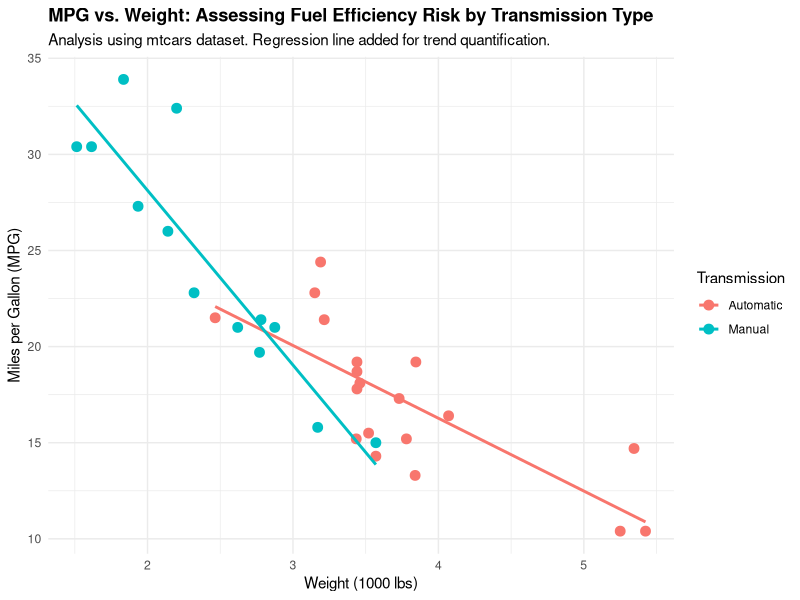

Here is the R script that generated this plot:
# Load required libraries
# install.packages(c("dplyr", "ggplot2"))
library(dplyr)
library(ggplot2)

# --- Step 1: Data Ingress and Preprocessing ---

# Load the built-in mtcars dataset
data(mtcars)
df <- mtcars # Assign to a standard data frame name for clarity

# Convert categorical variables to factors for accurate modeling/plotting
df$am <- factor(df$am, levels = c(0, 1), labels = c("Automatic", "Manual"))
df$cyl <- factor(df$cyl)
cat("Data loaded and categorical variables converted to factors.\n")

# --- Step 2: Feature Engineering (Creating a Key Performance Metric) ---

# Create a new feature: Horsepower per Unit Weight (hp/wt)
# This serves as an engineered performance metric crucial for quantitative analysis.
df <- df %>%
  mutate(
    HP_Per_Weight = hp / wt,
    Car_Name = rownames(mtcars) # Add car names for labeling
  )

cat("Engineered feature 'HP_Per_Weight' created (HP divided by 1000s of lbs).\n")
print(head(df[, c("mpg", "wt", "hp", "HP_Per_Weight")]))

# --- Step 3: Statistical Modeling (Linear Regression) ---

# Fit a linear model to predict Miles per Gallon (mpg) using Weight (wt),
# Horsepower (hp), and the new engineered feature (HP_Per_Weight).
# This tests the predictive power of the engineered metric.
model <- lm(mpg ~ wt + hp + HP_Per_Weight, data = df)

cat("\nLinear Regression Model Summary (Predicting MPG):\n")
print(summary(model))

# --- Step 4: Visualization (Scatter Plot with Regression Line) ---

# Plot the relationship between the key features and the target variable (mpg)
# Specifically visualize the strong inverse relationship between Weight (wt) and mpg,
# segmented by the transmission type (am).

p <- ggplot(df, aes(x = wt, y = mpg, color = am)) +
  geom_point(size = 3) +
  geom_smooth(method = "lm", se = FALSE) + # Add linear regression line for each group
  labs(
    title = "MPG vs. Weight: Assessing Fuel Efficiency Risk by Transmission Type",
    subtitle = "Analysis using mtcars dataset. Regression line added for trend quantification.",
    x = "Weight (1000 lbs)",
    y = "Miles per Gallon (MPG)",
    color = "Transmission"
  ) +
  theme_minimal() +
  theme(plot.title = element_text(face = "bold"))

# Save the plot to a file (required for the blog post "screenshots")
ggsave("mtcars_mpg_vs_wt_plot.png", plot = p, width = 8, height = 5)

cat("\nVisualization 'mtcars_mpg_vs_wt_plot.png' saved to working directory.\n")
